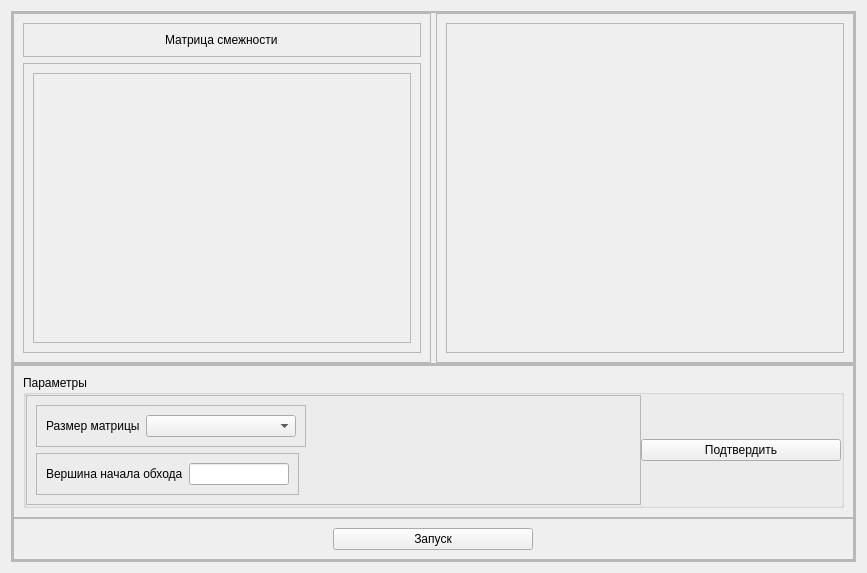
<?xml version="1.0" encoding="UTF-8"?>
<ui version="4.0">
 <class>DijkstraAlgoWidget</class>
 <widget class="QWidget" name="DijkstraAlgoWidget">
  <property name="geometry">
   <rect>
    <x>0</x>
    <y>0</y>
    <width>867</width>
    <height>573</height>
   </rect>
  </property>
  <property name="windowTitle">
   <string>Form</string>
  </property>
  <layout class="QVBoxLayout" name="verticalLayout">
   <item>
    <widget class="QFrame" name="frame_22">
     <property name="frameShape">
      <enum>QFrame::StyledPanel</enum>
     </property>
     <property name="frameShadow">
      <enum>QFrame::Raised</enum>
     </property>
     <layout class="QVBoxLayout" name="verticalLayout_16">
      <property name="spacing">
       <number>0</number>
      </property>
      <property name="leftMargin">
       <number>0</number>
      </property>
      <property name="topMargin">
       <number>0</number>
      </property>
      <property name="rightMargin">
       <number>0</number>
      </property>
      <property name="bottomMargin">
       <number>0</number>
      </property>
      <item>
       <widget class="QFrame" name="frame_23">
        <property name="sizePolicy">
         <sizepolicy hsizetype="Preferred" vsizetype="Expanding">
          <horstretch>0</horstretch>
          <verstretch>0</verstretch>
         </sizepolicy>
        </property>
        <property name="frameShape">
         <enum>QFrame::StyledPanel</enum>
        </property>
        <property name="frameShadow">
         <enum>QFrame::Raised</enum>
        </property>
        <layout class="QHBoxLayout" name="horizontalLayout_11">
         <property name="spacing">
          <number>5</number>
         </property>
         <property name="leftMargin">
          <number>0</number>
         </property>
         <property name="topMargin">
          <number>0</number>
         </property>
         <property name="rightMargin">
          <number>0</number>
         </property>
         <property name="bottomMargin">
          <number>0</number>
         </property>
         <item>
          <widget class="QFrame" name="frame_24">
           <property name="frameShape">
            <enum>QFrame::StyledPanel</enum>
           </property>
           <property name="frameShadow">
            <enum>QFrame::Raised</enum>
           </property>
           <layout class="QVBoxLayout" name="verticalLayout_13">
            <item alignment="Qt::AlignTop">
             <widget class="QFrame" name="frame_25">
              <property name="frameShape">
               <enum>QFrame::StyledPanel</enum>
              </property>
              <property name="frameShadow">
               <enum>QFrame::Raised</enum>
              </property>
              <layout class="QVBoxLayout" name="verticalLayout_14">
               <item alignment="Qt::AlignHCenter">
                <widget class="QLabel" name="label_4">
                 <property name="text">
                  <string>Матрица смежности</string>
                 </property>
                </widget>
               </item>
              </layout>
             </widget>
            </item>
            <item>
             <widget class="QFrame" name="frame_26">
              <property name="sizePolicy">
               <sizepolicy hsizetype="Preferred" vsizetype="Expanding">
                <horstretch>0</horstretch>
                <verstretch>0</verstretch>
               </sizepolicy>
              </property>
              <property name="frameShape">
               <enum>QFrame::StyledPanel</enum>
              </property>
              <property name="frameShadow">
               <enum>QFrame::Raised</enum>
              </property>
              <layout class="QVBoxLayout" name="verticalLayout_21">
               <item>
                <widget class="QScrollArea" name="sa_left_2">
                 <property name="widgetResizable">
                  <bool>true</bool>
                 </property>
                 <widget class="QWidget" name="scrollAreaWidgetContents_3">
                  <property name="geometry">
                   <rect>
                    <x>0</x>
                    <y>0</y>
                    <width>378</width>
                    <height>272</height>
                   </rect>
                  </property>
                  <layout class="QVBoxLayout" name="verticalLayout_3"/>
                 </widget>
                </widget>
               </item>
              </layout>
             </widget>
            </item>
           </layout>
          </widget>
         </item>
         <item>
          <widget class="QFrame" name="frame_27">
           <property name="frameShape">
            <enum>QFrame::StyledPanel</enum>
           </property>
           <property name="frameShadow">
            <enum>QFrame::Raised</enum>
           </property>
           <layout class="QVBoxLayout" name="verticalLayout_5">
            <item>
             <widget class="QScrollArea" name="sa_right_2">
              <property name="widgetResizable">
               <bool>true</bool>
              </property>
              <widget class="QWidget" name="scrollAreaWidgetContents_4">
               <property name="geometry">
                <rect>
                 <x>0</x>
                 <y>0</y>
                 <width>398</width>
                 <height>332</height>
                </rect>
               </property>
               <layout class="QVBoxLayout" name="verticalLayout_4"/>
              </widget>
             </widget>
            </item>
           </layout>
          </widget>
         </item>
        </layout>
       </widget>
      </item>
      <item>
       <widget class="QFrame" name="frame_28">
        <property name="frameShape">
         <enum>QFrame::StyledPanel</enum>
        </property>
        <property name="frameShadow">
         <enum>QFrame::Raised</enum>
        </property>
        <layout class="QVBoxLayout" name="verticalLayout_15">
         <property name="spacing">
          <number>0</number>
         </property>
         <property name="leftMargin">
          <number>0</number>
         </property>
         <property name="topMargin">
          <number>0</number>
         </property>
         <property name="rightMargin">
          <number>0</number>
         </property>
         <property name="bottomMargin">
          <number>0</number>
         </property>
         <item>
          <widget class="QFrame" name="frame_29">
           <property name="frameShape">
            <enum>QFrame::StyledPanel</enum>
           </property>
           <property name="frameShadow">
            <enum>QFrame::Raised</enum>
           </property>
           <layout class="QHBoxLayout" name="horizontalLayout_12">
            <item>
             <widget class="QGroupBox" name="groupBox_3">
              <property name="title">
               <string>Параметры</string>
              </property>
              <layout class="QHBoxLayout" name="horizontalLayout_3">
               <property name="spacing">
                <number>0</number>
               </property>
               <property name="leftMargin">
                <number>0</number>
               </property>
               <property name="topMargin">
                <number>0</number>
               </property>
               <property name="rightMargin">
                <number>0</number>
               </property>
               <property name="bottomMargin">
                <number>0</number>
               </property>
               <item>
                <widget class="QFrame" name="frame_3">
                 <property name="frameShape">
                  <enum>QFrame::StyledPanel</enum>
                 </property>
                 <property name="frameShadow">
                  <enum>QFrame::Raised</enum>
                 </property>
                 <layout class="QVBoxLayout" name="verticalLayout_2">
                  <item alignment="Qt::AlignLeft">
                   <widget class="QFrame" name="frame">
                    <property name="frameShape">
                     <enum>QFrame::StyledPanel</enum>
                    </property>
                    <property name="frameShadow">
                     <enum>QFrame::Raised</enum>
                    </property>
                    <layout class="QHBoxLayout" name="horizontalLayout">
                     <item>
                      <widget class="QLabel" name="label">
                       <property name="sizePolicy">
                        <sizepolicy hsizetype="Fixed" vsizetype="Preferred">
                         <horstretch>0</horstretch>
                         <verstretch>0</verstretch>
                        </sizepolicy>
                       </property>
                       <property name="text">
                        <string>Размер матрицы</string>
                       </property>
                      </widget>
                     </item>
                     <item>
                      <widget class="QComboBox" name="cb_size_selection">
                       <property name="sizePolicy">
                        <sizepolicy hsizetype="Preferred" vsizetype="Fixed">
                         <horstretch>0</horstretch>
                         <verstretch>0</verstretch>
                        </sizepolicy>
                       </property>
                       <property name="minimumSize">
                        <size>
                         <width>150</width>
                         <height>0</height>
                        </size>
                       </property>
                       <property name="maximumSize">
                        <size>
                         <width>150</width>
                         <height>16777215</height>
                        </size>
                       </property>
                      </widget>
                     </item>
                    </layout>
                   </widget>
                  </item>
                  <item alignment="Qt::AlignLeft">
                   <widget class="QFrame" name="frame_2">
                    <property name="frameShape">
                     <enum>QFrame::StyledPanel</enum>
                    </property>
                    <property name="frameShadow">
                     <enum>QFrame::Raised</enum>
                    </property>
                    <layout class="QHBoxLayout" name="horizontalLayout_2">
                     <item>
                      <widget class="QLabel" name="label_2">
                       <property name="text">
                        <string>Вершина начала обхода</string>
                       </property>
                      </widget>
                     </item>
                     <item>
                      <widget class="QLineEdit" name="le_vertex_input">
                       <property name="sizePolicy">
                        <sizepolicy hsizetype="Preferred" vsizetype="Fixed">
                         <horstretch>0</horstretch>
                         <verstretch>0</verstretch>
                        </sizepolicy>
                       </property>
                       <property name="maximumSize">
                        <size>
                         <width>100</width>
                         <height>16777215</height>
                        </size>
                       </property>
                      </widget>
                     </item>
                    </layout>
                   </widget>
                  </item>
                 </layout>
                </widget>
               </item>
               <item>
                <widget class="QPushButton" name="pb_apply">
                 <property name="maximumSize">
                  <size>
                   <width>200</width>
                   <height>16777215</height>
                  </size>
                 </property>
                 <property name="text">
                  <string>Подтвердить</string>
                 </property>
                </widget>
               </item>
              </layout>
             </widget>
            </item>
           </layout>
          </widget>
         </item>
         <item>
          <widget class="QFrame" name="frame_30">
           <property name="frameShape">
            <enum>QFrame::StyledPanel</enum>
           </property>
           <property name="frameShadow">
            <enum>QFrame::Raised</enum>
           </property>
           <layout class="QHBoxLayout" name="horizontalLayout_14">
            <item>
             <widget class="QPushButton" name="pb_launch">
              <property name="maximumSize">
               <size>
                <width>200</width>
                <height>16777215</height>
               </size>
              </property>
              <property name="text">
               <string>Запуск</string>
              </property>
             </widget>
            </item>
           </layout>
          </widget>
         </item>
        </layout>
       </widget>
      </item>
     </layout>
    </widget>
   </item>
  </layout>
 </widget>
 <resources/>
 <connections/>
</ui>
